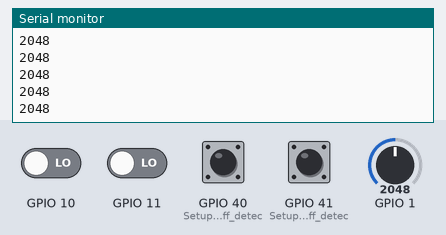
Bench run of a sketch on a simulated ESP32-S3. Shown: the last lines printed to the serial monitor. The inputs (shaded band) are chosen by the test bench; at power-on: GPIO 10, GPIO 11, GPIO 40 (Setup_for_leads_off_detec), GPIO 41 (Setup_for_leads_off_detec) LOW, GPIO 1 = 2048. WiFi joins after 1.5 s; servers stay silent unless stated.

Above: at 2.7 s.
2.8 s: GPIO 1 set to 1960
At 3.3 s:
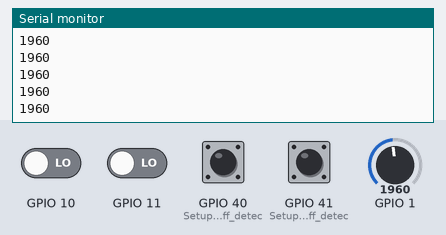
4.3 s: GPIO 40 (Setup_for_leads_off_detec) pulled HIGH for 0.15 s
5.9 s: GPIO 1 set to 2040
At 6.5 s:
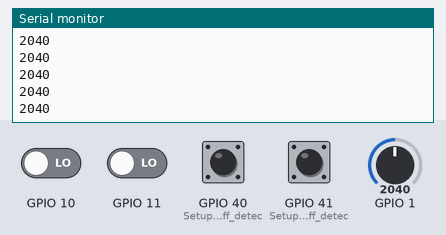
Timing chart, 0 to 8.9 s (numbered marks = the images above; inputs shaded):
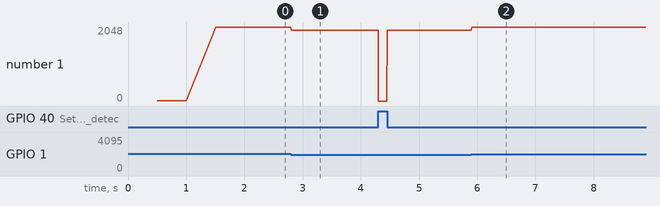

The sketch:

ESP32AD8232Webbuffer.ino
```cpp
#include "WiFi.h"
#include <WebServer.h>
//輸入你的SSID/password
char* wifi_ssid = "dawn";
char* wifi_password = "00000000";
int statusCode;
String room_id = "";
String valString = "";
String valbuffer = "";
int valcount = 0;


//宣告webserver
WebServer server(80);
void setup() {
  Serial.begin(9600);
  WiFi.begin(wifi_ssid, wifi_password);
  if (testWifi()) {
    Serial.println("WiFi connected OK");
    Serial.print("Local IP: ");
    Serial.println(WiFi.localIP());
    //設定webserver0
    server.begin();
    Serial.println("Server started");
  }
  else {
    Serial.println("WiFi connected NG");
  }

  pinMode(41, INPUT); // Setup for leads off detection LO +
  pinMode(40, INPUT); // Setup for leads off detection LO -

  server.on("/test", []() {

    int lastIndex = valbuffer.length() - 1;
    valbuffer.remove(lastIndex);

    //String content = "{\"val\":" + valString + "}";
    String content1 = "{\"val\":[" + valbuffer + "]}";
    server.enableCORS();
    server.send(200, "application/json", content1);
    valbuffer = "";
    content1 = "";
    valcount = 0;
  });
  server.on("/init", []() {
    valbuffer = "";
    server.enableCORS();
    server.send(200);
  });
}

void loop() {
  //handleClient要放在loop
  server.handleClient();
  if ((digitalRead(40) == 1) || (digitalRead(41) == 1)) {
    Serial.println(digitalRead(10));
    Serial.println(digitalRead(11));
    sendData(4095);
  }
  else{
    const int _val = analogRead(A0);
    Serial.println(_val);
    sendData(analogRead(A0));
  }
}

bool testWifi(void) {
  int c = 0;
  Serial.println("Waiting for Wifi to connect");
  while ( c < 20 ) {
    if (WiFi.status() == WL_CONNECTED) {
      return true;
    }
    delay(500);
    Serial.print(WiFi.status());
    c++;
  }
  return false;
}

void sendData(int val) {
  valString = String(val);
  if(valcount < 2000){
    valbuffer += String(valString)+",";
    valcount++;
  }

}
```

Measured:
- after the input at 2.8 s, the serial monitor: prints a new line at once (image 1)
- after the input at 5.9 s, the serial monitor: prints a new line at once (image 2)
- plotted number 1: 2048 → 1960 after the input at 2.8 s, 1960 → 204 after the input at 5.9 s
